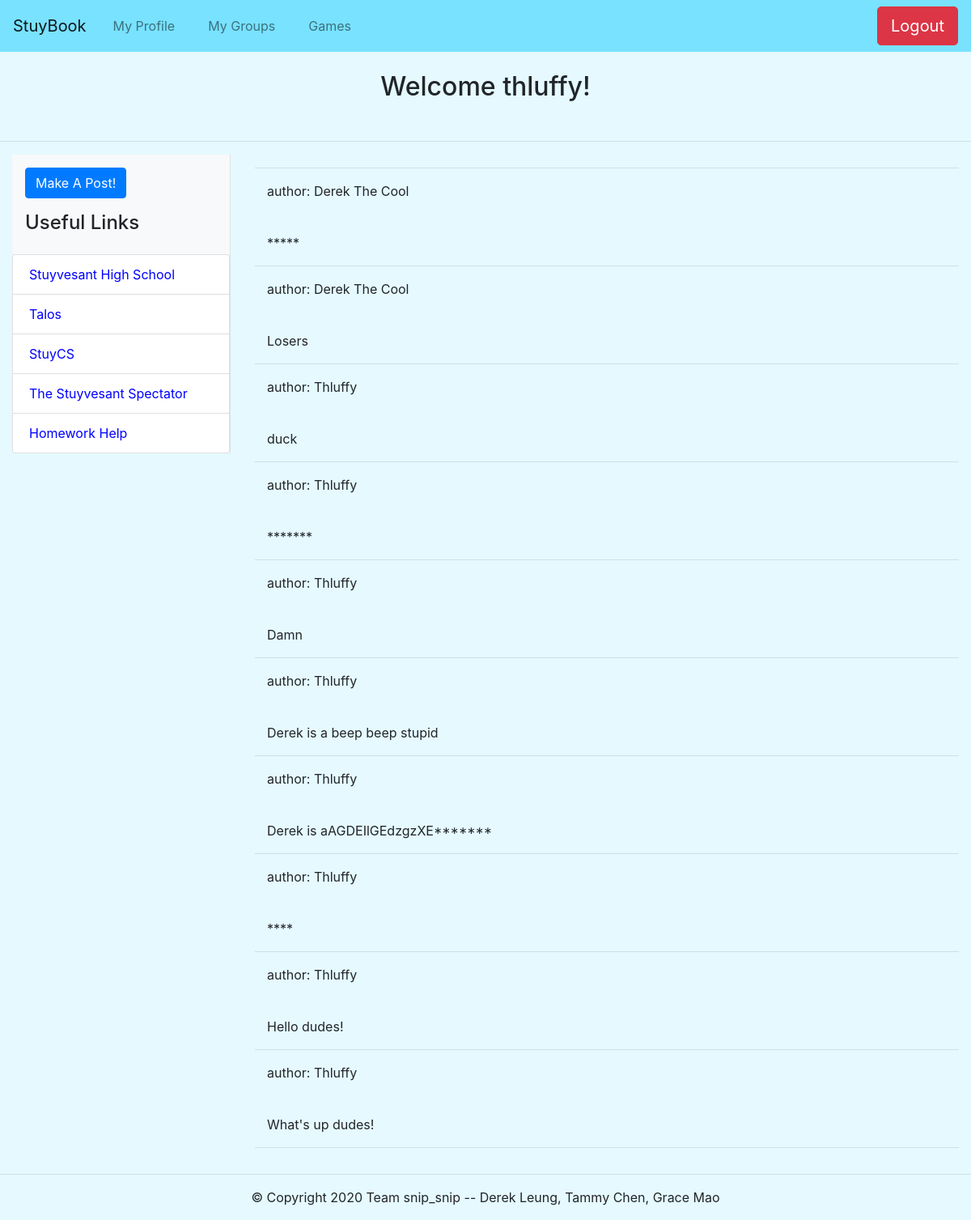
The app's page /home (signed in) with its own data.
### tables this page shows
CREATE TABLE posts (postIndex INTEGER PRIMARY KEY, author INTEGER, words TEXT, likers BLOB, comments BLOB);

CREATE TABLE users (userID INTEGER PRIMARY KEY, email TEXT, username TEXT, password TEXT, displayName TEXT, image TEXT, bio TEXT);

### app.py (the view)
@app.route("/home")
def home():
    if "userID" not in session:
        return redirect(url_for('login'))
    posts = getAllPosts(c)
    authors = []
    for i in range(len(posts)):
        c.execute("SELECT displayName FROM users WHERE userID = ?",(posts[i][1],))
        authors.append(c.fetchall()[0][0])
    posts.reverse()
    authors.reverse()
    print(authors)
    return render_template('home.html', user=session["username"], posts=posts, authors=authors)

### utl/dbfunc.py (called while the page is built)
def getAllPosts(c):
    c.execute("SELECT * FROM posts")
    a = c.fetchall()
    return a

### templates/home.html (shortened to what this page needs)
{% extends "basenav.html" %}
{% block body %}
<div class="container text-center p-4">
    <h2>Welcome {{user}}!</h2>
</div>
<hr>
<div class="container-fluid">
  <div class="row">
    <div class="col-3">
      <div class="bg-light border-right">
        <button class="btn btn-primary mt-3 ml-3 mb-0" id="new-post">Make A Post!</button>
        <h4 class="p-3">Useful Links</h4>
        <div class="list-group">
            <a href="https://stuy.enschool.org/" target="_blank" class="list-group-item list-group-item-action">Stuyvesant High School</a>
            <a href="https://talos.stuy.edu/" target="_blank" class="list-group-item list-group-item-action">Talos</a>
            <a href="http://www.stuycs.org/" target="_blank" class="list-group-item list-group-item-action">StuyCS</a>
            <a href="https://www.stuyspec.com/" target="_blank" class="list-group-item list-group-item-action">The Stuyvesant Spectator</a>
            <a href="https://www.slader.com/" target="_blank" class="list-group-item list-group-item-action">Homework Help</a>
        </div>
      </div>
    </div>
    <div class="col-9" id="feed">
      <hr>
      {% for post in posts %}
        <div class="container">
          <p>author: {{authors[loop.index-1]}}</p>
          <br>
          <p>{{ post[2] }}</p>
        </div>
        <hr>
      {% endfor %}
    </div>
  </div>
</div>
{% endblock %}

### static/customcss/style.css (style rules this page uses)
body { background-color: #E5F9FF; }
.list-group-item { background-color: #FFFFFF; color: #0000FF; }

### records on screen
posts: words "*****"
users: displayName "Derek The Cool"
posts: words "Losers"
posts: words "duck"
users: displayName "Thluffy"
posts: words "*******"
posts: words "Damn"
posts: words "Derek is a beep beep stupid"
posts: words "Derek is aAGDEIlGEdzgzXE*******"
posts: words "****"
posts: words "Hello dudes!"
posts: words "What's up dudes!"

### other values on screen
{{ user }} "thluffy"
